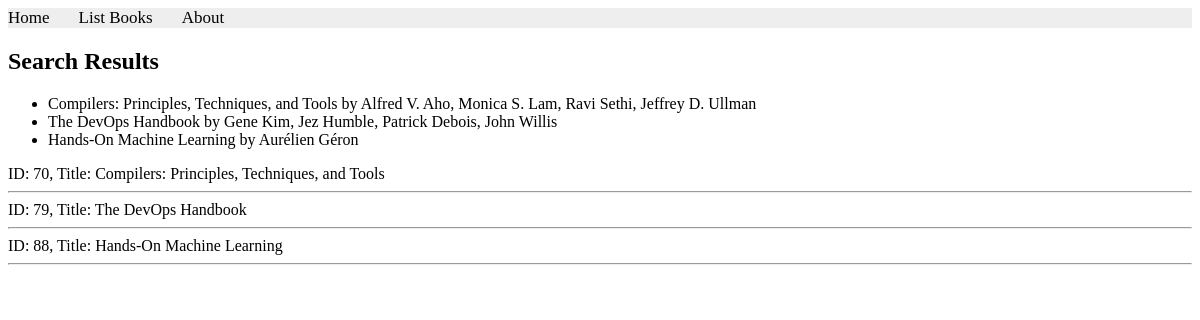
The page /books/simple/query on the database as committed earlier.
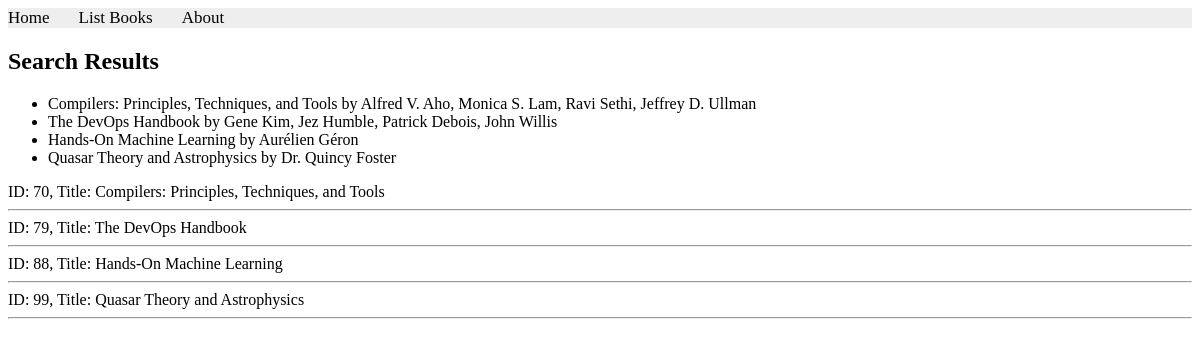
The same page on the database as committed later.
### apps/bookmodule/models.py (models this page shows)
class Book(models.Model):
    title = models.CharField(max_length = 50)
    author = models.CharField(max_length = 50)
    price = models.FloatField(default = 0.0)
    edition = models.SmallIntegerField(default = 1)

### apps/bookmodule/views.py (the view)
# urls.py: path('simple/query', views.simple_query, name='simpleQuery'),
def simple_query(request):
    mybooks=Book.objects.filter(title__icontains='and') # <- multiple objects
    return render(request, 'bookmodule/bookList.html', {'books':mybooks})

### apps/templates/bookmodule/booklist.html (shortened to what this page needs)
{% extends "layouts/base.html" %}
{% block content %}
<h2>Search Results</h2>
{% if books %}
    <ul>
    {% for book in books %}
        <li>{{ book.title }} by {{ book.author }}</li>
    {% endfor %}
    </ul>
{% else %}
    <p>No books found.</p>
{% endif %}
{% for obj in books %}
ID: {{obj.id}}, Title: {{obj.title}}
<hr>
{% endfor %}
{% endblock content %}

Rows that differ between the two databases and show on the page:
added Book: title "Quasar Theory and Astrophysics", author "Dr. Quincy Foster", id "99"
